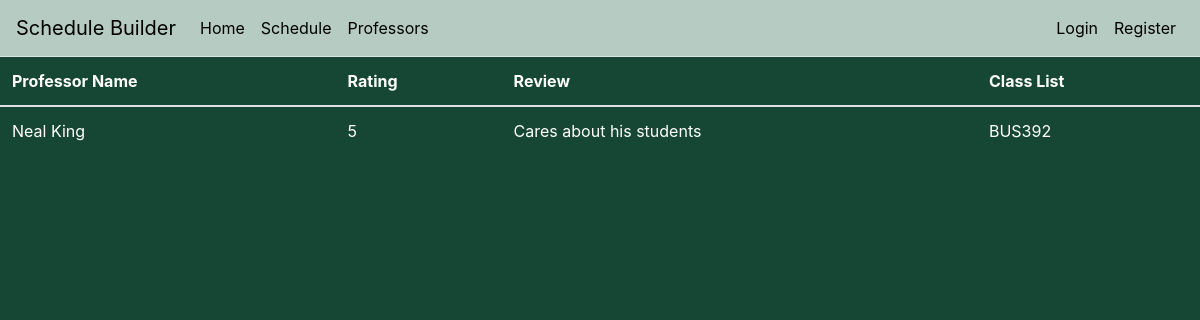
The app's page /NealKing with its own data.
### ScheduleCrafter/crafter/models.py (models this page shows)
class Professor(db.Model):
    __tablename__='Professors'
    name=db.Column('Name', db.String(length=50), primary_key = True, nullable=False, unique=True)
    rating = db.Column('Rating', db.String(), nullable =False)
    review = db.Column('Review', db.String(length=2000))
    class_list = db.Column('ClassList', db.String(length=1000))

### ScheduleCrafter/crafter/routes.py (the view)
@app.route('/NealKing')
def NealKing():
    professors = Professor.query.filter_by(name="Neal King")
    return render_template('professor.html', professors=professors)

### ScheduleCrafter/crafter/templates/professor.html (shortened to what this page needs)
{% extends 'base.html' %}
{% block content %}
<table class="table table-hover" style="color:white;">
        <thead>
            <tr>
                <th scope="col">Professor Name</th>
                <th scope="col">Rating</th>
                <th scope="col">Review</th>
                <th scope="col">Class List</th>
            </tr>
        </thead>
        <tbody>
            {% for professor in professors %}
                <tr>
                    <td>{{ professor.name }}</td>
                    <td>{{ professor.rating }}</td>
                    <td>{{ professor.review }}</td>
                    <td>{{ professor.class_list }}</td>
                </tr>
            {% endfor %}
        </tbody>
    </table>
{% endblock %}

### ScheduleCrafter/crafter/templates/base.html (style rules this page uses)
body { background-color: #154734; color: white }

### records on screen
Professor: name "Neal King", rating "5", review "Cares about his students", class_list "BUS392"
